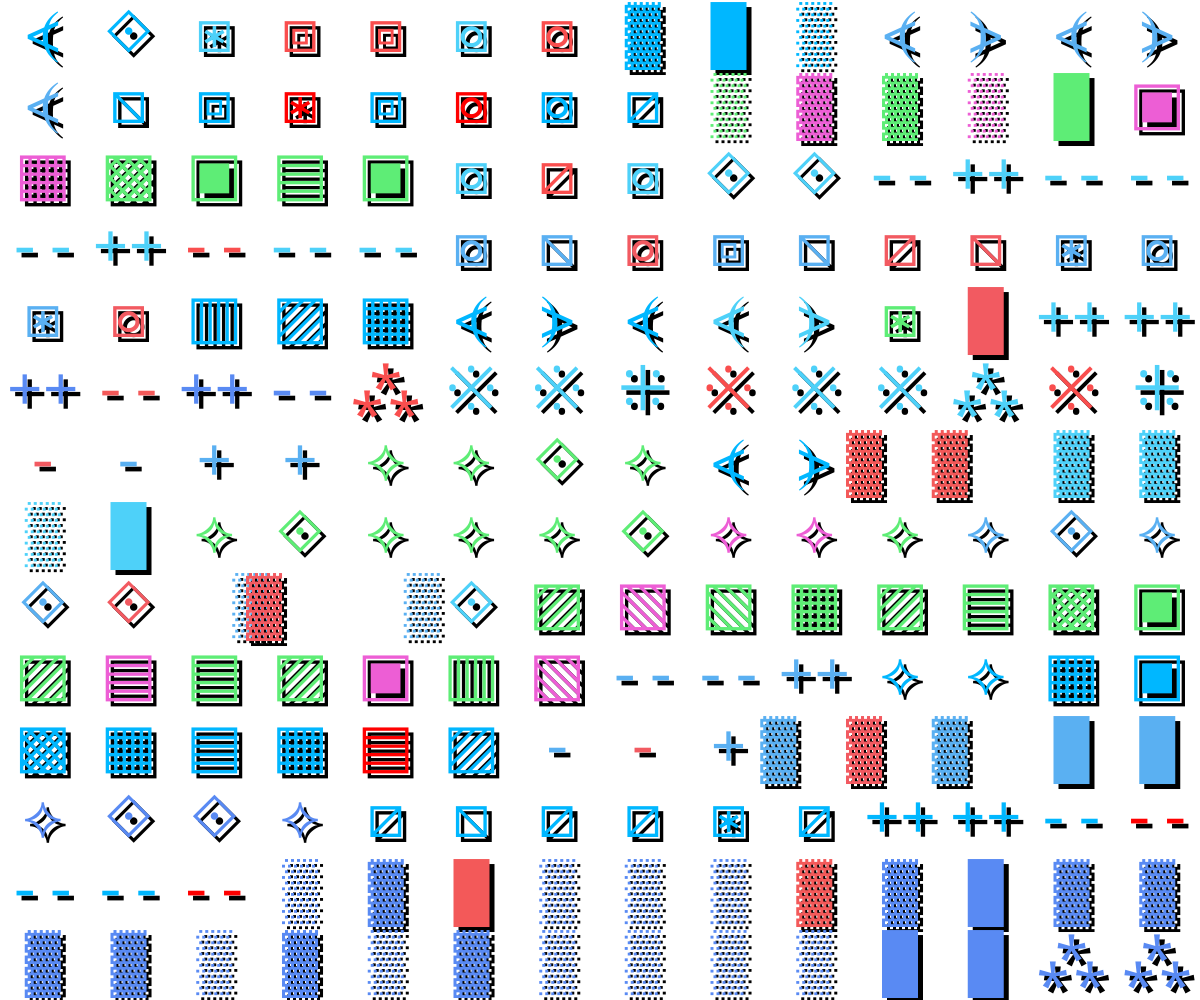
Frame 1 (no input)
Frame 60 (no input): identical to frame 1, image omitted
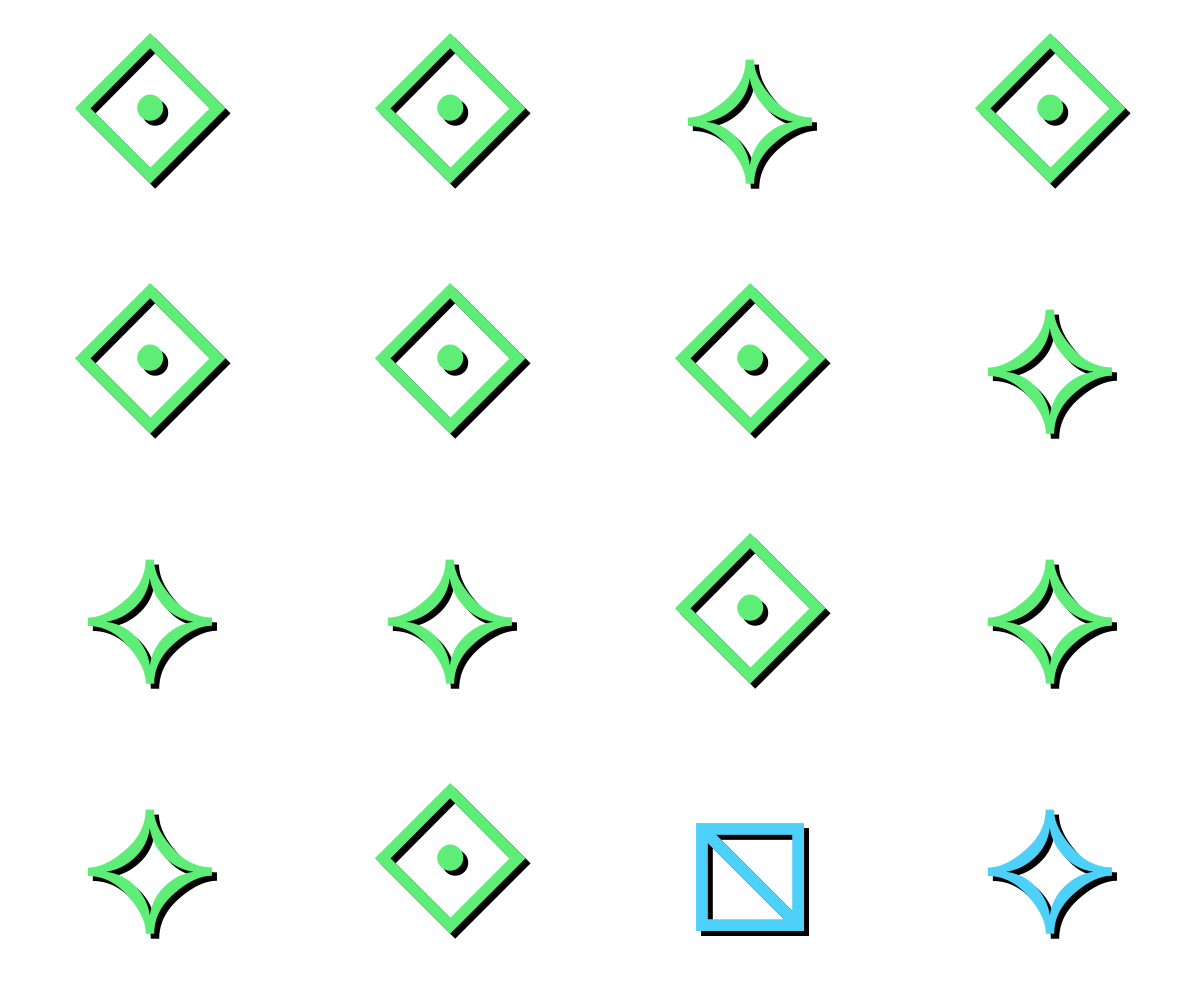
Frame 120 (the mouse pressed at the canvas centre since frame 60)

The p5.js sketch that drew these frames (run headless with seeded random() and noise() and a simulated clock; from frame 60 on, the mouse is pressed at the canvas centre):

// p5.js sketch
// ── sketch.js
let font;
let grid = [];
let sc;
let density;
let _textSize;
const gapCharacter = " ";

const characterSets = [
    '+-',
    ["--","++"],
    '▒▓█',
    '⟡⟐',
    '⧄⧅⧆⧇⧈',
    '▣▤▥▦▧▨▩',
    ['  ▒','▓  '],
    ['⁂','⁜','※'],
    '⦓⦔',
];

const colors = [
    [[197, 100, 50],[377, 100, 50]],
    [[194, 93, 64],[374, 93, 64]],
    [[221, 86, 65],[417, 86, 65]],
    [[206, 85, 65],[357, 85, 65]],
    [[130, 80,65], [310, 80, 65]],
];

function getRandomColorPair(){
    return colors[Math.floor(Math.random() * colors.length)];
}

function getRandomCharacterSet(){
    return characterSets[Math.floor(Math.random() * characterSets.length)];
}

function getRandomString(characterSet){
    if (typeof characterSet == "string"){
        return characterSet.charAt(Math.floor(Math.random() * characterSet.length));
    } else {
        return characterSet[Math.floor(Math.random() * characterSet.length)];
    }
}

function createGrid(_densityParam){
    let characterSet = getRandomCharacterSet();
    let [main, accent] = getRandomColorPair();
    grid = [];
    for(let i = 0; i < _densityParam * _densityParam; i++){
        let string = getRandomString(characterSet);
        let currentColor = main;
        if(Math.random() > 0.8){
            currentColor = accent;
        }
        if(Math.random() > 0.8){
            characterSet = getRandomCharacterSet();
            let [newMain, newAccent] = getRandomColorPair();
            main = newMain;
            accent = newAccent;
        }
        let x = (i % _densityParam) * width / _densityParam;
        let y = Math.floor(i / _densityParam) * height / _densityParam;

        grid.push({x, y, string, currentColor, characterSet});
    }
}
    
function drawGrid(){
    for(let g of grid){
        fill(g.currentColor[0], g.currentColor[1], g.currentColor[2]);
        if (typeof _textSize !== 'undefined' && typeof density !== 'undefined' && density !== 0) {
             textSize(_textSize);
        }
        textAlign(CENTER, CENTER);
        if (typeof density !== 'undefined' && density !== 0) {
            text(g.string, g.x + width / density / 2, g.y + height / density / 2);
        }
    }
}

function setParameters(){
    sc = 1.4; 
    density = Math.floor(Math.random() * 13) + 3;
    if (density === 0) density = 3; 
    _textSize = width / (density * 2) * sc;
}


function setup() {
    createCanvas(windowWidth, windowHeight);
    pixelDensity(1);
    colorMode(HSL);
    
    textFont('monospace');

    setParameters();
    createGrid(density); 

    drawingContext.shadowOffsetX = 5;
    drawingContext.shadowOffsetY = 5;
    drawingContext.shadowBlur = 0;
    drawingContext.shadowColor = 'black';

    let generateButton = select("#generate");
    if (generateButton) {
        generateButton.mousePressed(generate);
    }
}

function generate(){
    grid = [];
    setParameters();
    createGrid(density); 
    console.log(grid);
}

function draw() {
    background(255);
    drawGrid();
}

function mousePressed() {
    if (mouseX > 0 && mouseX < width && mouseY > 0 && mouseY < height) {
        generate();
    }
}

// ── sketch.html
<!DOCTYPE html>
<html lang="en">
<head>
    <meta charset="UTF-8">
    <meta name="viewport" content="width=device-width, initial-scale=1.0">
    <script src="https://cdn.jsdelivr.net/npm/p5@1.11.5/lib/p5.min.js"></script>
    <link rel="stylesheet" href="/style.css">
    <title>ASCII 4</title>
</head>
<body>
    <div id="nav"></div>
    <div id="sketch-container"></div>
    <script src="sketch.js"></script>
    <script src="/nav.js"></script>
</body>
</html>
